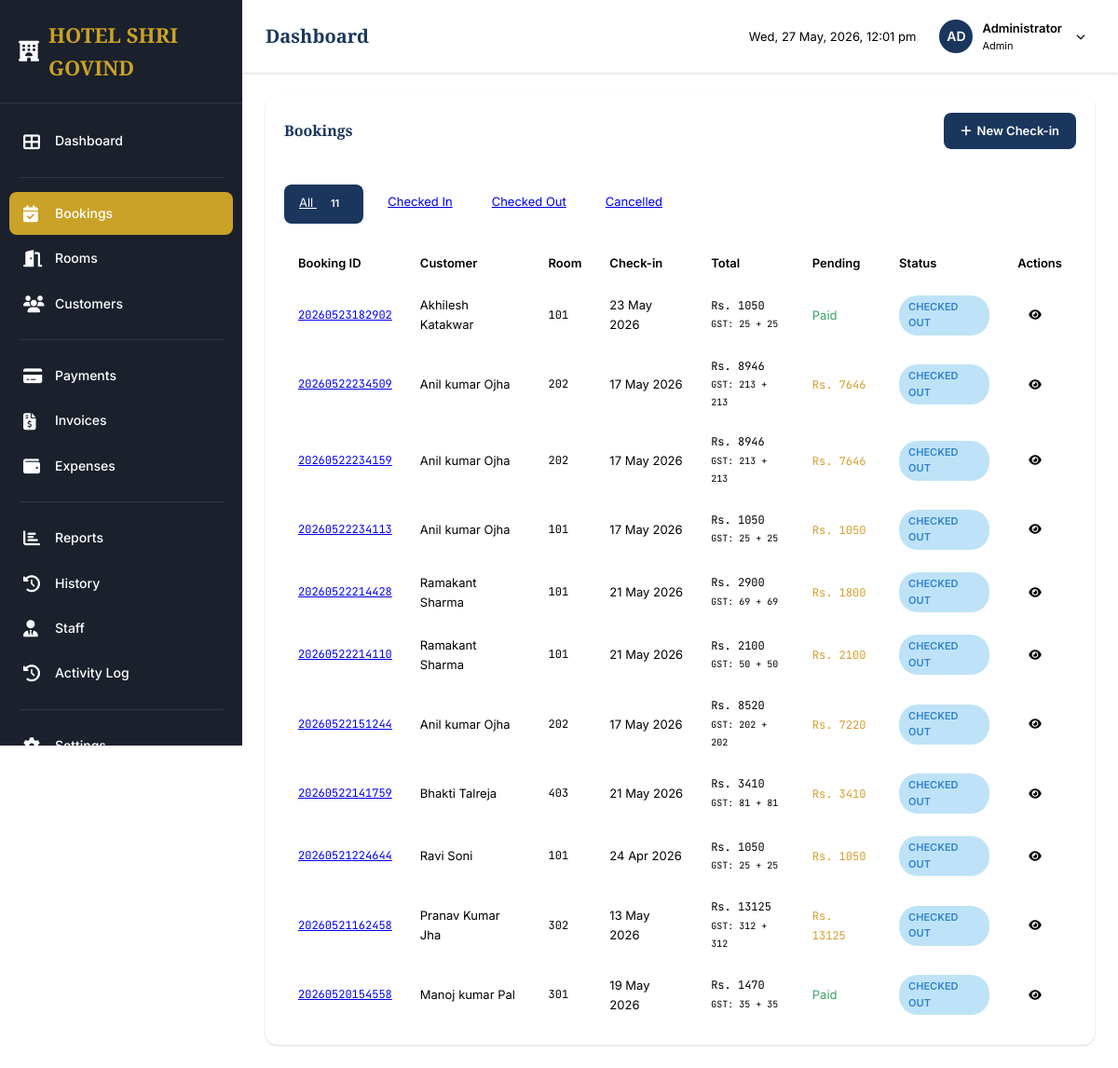
/bookings (signed in), run on the app's committed database.
### app.py (models this page shows, shortened)
class Settings(db.Model):
    __tablename__ = 'settings'
    id = db.Column(db.Integer, primary_key=True)
    key = db.Column(db.String(50), unique=True, nullable=False)
    value = db.Column(db.Text)
    @staticmethod
    def get(key, default=None):
        setting = Settings.query.filter_by(key=key).first()
        return setting.value if setting else default

class Staff(db.Model, UserMixin):
    __tablename__ = 'staff'
    id = db.Column(db.Integer, primary_key=True)
    username = db.Column(db.String(50), unique=True, nullable=False)
    password_hash = db.Column(db.String(255), nullable=False)
    name = db.Column(db.String(100), nullable=False)
    role = db.Column(db.String(20), nullable=False, default='receptionist')
    is_active = db.Column(db.Boolean, default=True)
    created_at = db.Column(db.DateTime, default=datetime.utcnow)
    last_login = db.Column(db.DateTime)
    def is_admin(self):
        return self.role == 'admin'

class Booking(db.Model):
    __tablename__ = 'bookings'
    id = db.Column(db.Integer, primary_key=True)
    booking_id = db.Column(db.String(20), unique=True, nullable=False)
    customer_id = db.Column(db.Integer, db.ForeignKey('customers.id'), nullable=False)
    room_id = db.Column(db.Integer, db.ForeignKey('rooms.id'), nullable=True)
    booking_category = db.Column(db.String(20), default='normal')
    wedding_package = db.Column(db.String(20), nullable=True)
    check_in = db.Column(db.DateTime, nullable=False)
    check_out = db.Column(db.DateTime, nullable=False)
    actual_check_in = db.Column(db.DateTime)
    actual_check_out = db.Column(db.DateTime)
    stay_duration = db.Column(db.Integer, nullable=False)
    number_of_persons = db.Column(db.Integer, default=1)
    gst_mode = db.Column(db.String(20), default='exclude')
    room_charge = db.Column(db.Numeric(10,3), default=0)
    extra_person_charges = db.Column(db.Numeric(10,3), default=0)
    extra_charges = db.Column(db.Numeric(10,3), default=0)
    discount = db.Column(db.Numeric(10,3), default=0)
    subtotal = db.Column(db.Numeric(10,3), default=0)
    gst_rate = db.Column(db.Numeric(5,3), default=5)
    gst_amount = db.Column(db.Numeric(10,3), default=0)
    total_amount = db.Column(db.Numeric(10,3), default=0)
    advance_amount = db.Column(db.Numeric(10,3), default=0)
    pending_amount = db.Column(db.Numeric(10,3), default=0)
    status = db.Column(db.String(20), default='checked_in')
    checked_in_by = db.Column(db.Integer, db.ForeignKey('staff.id'))
    checked_out_by = db.Column(db.Integer, db.ForeignKey('staff.id'))
    billing_name = db.Column(db.String(200))
    company_gst = db.Column(db.String(20))
    company_address = db.Column(db.Text)
    bill_payer_type = db.Column(db.String(20), default='guest')
    payer_name = db.Column(db.String(200))
    payer_phone = db.Column(db.String(20))
    payer_address = db.Column(db.Text)
    notes = db.Column(db.Text)
    purpose_of_visit = db.Column(db.String(50))
    created_at = db.Column(db.DateTime, default=datetime.utcnow)
    checked_in_staff = db.relationship('Staff', foreign_keys=[checked_in_by])
    checked_out_staff = db.relationship('Staff', foreign_keys=[checked_out_by])
    extra_charges_list = db.relationship('ExtraCharge', backref='booking', lazy=True)
    payments = db.relationship('Payment', backref='booking', lazy=True)
    invoice = db.relationship('Invoice', backref='booking', uselist=False)
    accompanying_persons = db.relationship('AccompanyingPerson', backref='booking', lazy=True)

class Customer(db.Model):
    __tablename__ = 'customers'
    id = db.Column(db.Integer, primary_key=True)
    name = db.Column(db.String(100), nullable=False)
    email = db.Column(db.String(100))
    phone = db.Column(db.String(20), nullable=False)
    age = db.Column(db.Integer)
    number_of_children = db.Column(db.Integer, default=0)
    address = db.Column(db.Text)
    id_proof_type = db.Column(db.String(20))
    id_proof_number = db.Column(db.String(50))
    id_proof_file = db.Column(db.String(255))
    total_stays = db.Column(db.Integer, default=0)
    created_at = db.Column(db.DateTime, default=datetime.utcnow)
    bookings = db.relationship('Booking', backref='customer', lazy=True)
    accompanying_persons = db.relationship('AccompanyingPerson', backref='customer', lazy=True, cascade='all, delete-orphan')

class Room(db.Model):
    __tablename__ = 'rooms'
    id = db.Column(db.Integer, primary_key=True)
    room_number = db.Column(db.String(10), unique=True, nullable=False)
    room_type = db.Column(db.String(30), nullable=False)
    price_per_night = db.Column(db.Numeric(10,2), nullable=False)
    status = db.Column(db.String(20), default='available')
    floor = db.Column(db.Integer, default=1)
    amenities = db.Column(db.Text)
    created_at = db.Column(db.DateTime, default=datetime.utcnow)
    bookings = db.relationship('Booking', backref='room', lazy=True)

### app.py (the view)
@app.route('/bookings')
@login_required
def bookings():
    status = request.args.get('status', 'all')
    query = Booking.query.order_by(Booking.created_at.desc())
    if status != 'all':
        query = query.filter_by(status=status)
    bookings_list = query.all()
    for b in bookings_list:
        try:
            _ = b.customer.name if b.customer else None
            _ = b.room.room_number if b.room else None
        except Exception as e:
            print(f"[DEBUG] Error loading relationships for booking {b.booking_id}: {e}")
    return render_template('bookings.html', bookings=bookings_list, status=status)

### app.py (called while the page is built)
@login_manager.user_loader
def load_user(user_id):
    return db.session.get(Staff, int(user_id))

### templates/bookings.html (shortened to what this page needs)
{% extends "base.html" %}
{% block content %}
<div class="card">
    <div class="card-header">
        <h3 class="card-title">Bookings</h3>
        <a href="{{ url_for('new_booking') }}" class="btn btn-primary">
            <i class="fas fa-plus"></i> New Check-in
        </a>
    </div>
    <div class="card-body">
        <div class="filters">
            <a href="{{ url_for('bookings') }}" class="filter-btn {% if not status or status == 'all' %}active{% endif %}">
                All <span class="badge" style="margin-left: 5px;">{{ bookings|length if status == 'all' or not status else '' }}</span>
            </a>
            <a href="{{ url_for('bookings', status='checked_in') }}" class="filter-btn {% if status == 'checked_in' %}active{% endif %}">
                Checked In
            </a>
            <a href="{{ url_for('bookings', status='checked_out') }}" class="filter-btn {% if status == 'checked_out' %}active{% endif %}">
                Checked Out
            </a>
            <a href="{{ url_for('bookings', status='cancelled') }}" class="filter-btn {% if status == 'cancelled' %}active{% endif %}">
                Cancelled
            </a>
        </div>
        {% if bookings %}
        <div class="table-wrapper">
            <table class="data-table">
                <thead>
                    <tr>
                        <th>Booking ID</th>
                        <th>Customer</th>
                        <th>Room</th>
                        <th>Check-in</th>
                        <th>Total</th>
                        <th>Pending</th>
                        <th>Status</th>
                        <th>Actions</th>
                    </tr>
                </thead>
                <tbody>
                    {% for booking in bookings %}
                    {% set customer = booking.customer %}
                    {% set room = booking.room %}
                    <tr>
                        <td class="text-mono">
                            <a href="{{ url_for('booking_detail', booking_id=booking.id) }}">
                                {{ booking.booking_id }}
                            </a>
                        </td>
                        <td>{{ customer.name if customer else 'N/A' }}</td>
                        <td class="text-mono">
                            {% if booking.booking_category == 'wedding' %}
                            <span style="color: var(--accent);">Wedding<br><small>{{ {'all_9_ac': 'All 9 AC', 'all_rooms': 'All Rooms'}.get(booking.wedding_package, '') }}</small></span>
                            {% else %}
                            {{ room.room_number if room else 'N/A' }}
                            {% endif %}
                        </td>
                        <td>
                            {% if booking.actual_check_in %}
                            {{ booking.actual_check_in.strftime('%d %b %Y') }}
                            {% else %}
                            {{ booking.check_in.strftime('%d %b %Y') }}
                            {% endif %}
                        </td>
                        <td class="text-mono">
                            Rs. {{ booking.total_amount|int }}
                            <br><small style="color: var(--gray-500); font-size: 10px;">GST: {{ (booking.gst_amount|float / 2)|int }} + {{ (booking.gst_amount|float / 2)|int }}</small>
                        </td>
                        <td>
                            {% if booking.pending_amount > 0 %}
                            <span class="text-mono" style="color: var(--warning);">Rs. {{ booking.pending_amount|int }}</span>
                            {% else %}
                            <span style="color: var(--success);">Paid</span>
                            {% endif %}
                        </td>
                        <td>
                            <span class="badge badge-{{ 'success' if booking.status == 'checked_in' else 'info' if booking.status == 'checked_out' else 'danger' }}">
                                {{ booking.status|replace('_', ' ')|title }}
                            </span>
                        </td>
                        <td>
                            <a href="{{ url_for('booking_detail', booking_id=booking.id) }}" class="btn btn-sm btn-outline">
                                <i class="fas fa-eye"></i>
                            </a>
                        </td>
                    </tr>
                    {% endfor %}
                </tbody>
            </table>
        </div>
        {% endif %}
    </div>
</div>
{% endblock %}

### templates/partials/sidebar.html (shortened to what this page needs)
<nav class="sidebar">
    <div class="sidebar-header">
        <a href="{{ url_for('dashboard') }}" class="sidebar-logo">
            <i class="fas fa-hotel"></i>
            <span>{{ hotel.name|default('HOTEL SHRI GOVIND') }}</span>
        </a>
    </div>
    <div class="sidebar-nav">
        <div class="nav-item">
            <a href="{{ url_for('dashboard') }}" class="nav-link {% if request.endpoint == 'dashboard' %}active{% endif %}">
                <i class="fas fa-th-large"></i>
                Dashboard
            </a>
        </div>
        <div class="nav-divider"></div>
        <div class="nav-item">
            <a href="{{ url_for('bookings') }}" class="nav-link {% if 'booking' in request.endpoint %}active{% endif %}">
                <i class="fas fa-calendar-check"></i>
                Bookings
            </a>
        </div>
        <div class="nav-item">
            <a href="{{ url_for('rooms') }}" class="nav-link {% if request.endpoint == 'rooms' or 'room' in request.endpoint %}active{% endif %}">
                <i class="fas fa-door-open"></i>
                Rooms
            </a>
        </div>
        <div class="nav-item">
            <a href="{{ url_for('customers') }}" class="nav-link {% if 'customer' in request.endpoint %}active{% endif %}">
                <i class="fas fa-users"></i>
                Customers
            </a>
        </div>
        <div class="nav-divider"></div>
        <div class="nav-item">
            <a href="{{ url_for('payments') }}" class="nav-link {% if request.endpoint == 'payments' %}active{% endif %}">
                <i class="fas fa-credit-card"></i>
                Payments
            </a>
        </div>
        <div class="nav-item">
            <a href="{{ url_for('invoices') }}" class="nav-link {% if 'invoice' in request.endpoint %}active{% endif %}">
                <i class="fas fa-file-invoice-dollar"></i>
                Invoices
            </a>
        </div>
        <div class="nav-item">
            <a href="{{ url_for('expenses') }}" class="nav-link {% if request.endpoint == 'expenses' %}active{% endif %}">
                <i class="fas fa-wallet"></i>
                Expenses
            </a>
        </div>
        <div class="nav-divider"></div>
        <div class="nav-item">
            <a href="{{ url_for('reports') }}" class="nav-link {% if request.endpoint == 'reports' or 'report' in request.endpoint %}active{% endif %}">
                <i class="fas fa-chart-bar"></i>
                Reports
            </a>
        </div>
        <div class="nav-item">
            <a href="{{ url_for('history') }}" class="nav-link {% if request.endpoint == 'history' %}active{% endif %}">
                <i class="fas fa-history"></i>
                History
            </a>
        </div>
        {% if current_user.is_admin() %}
        <div class="nav-item">
            <a href="{{ url_for('staff') }}" class="nav-link {% if 'staff' in request.endpoint %}active{% endif %}">
                <i class="fas fa-user-tie"></i>
                Staff
            </a>
        </div>
        <div class="nav-item">
            <a href="{{ url_for('activity_log') }}" class="nav-link {% if request.endpoint == 'activity_log' %}active{% endif %}">
                <i class="fas fa-history"></i>
                Activity Log
            </a>
        </div>
        {% endif %}
        <div class="nav-divider"></div>
        <div class="nav-item">
            <a href="{{ url_for('settings') }}" class="nav-link {% if request.endpoint == 'settings' %}active{% endif %}">
                <i class="fas fa-cog"></i>
                Settings
            </a>
        </div>
    </div>
</nav>

### templates/partials/topnav.html (shortened to what this page needs)
<nav class="top-nav">
    <div class="top-nav-left">
        <h1 class="page-title">{% block page_title %}Dashboard{% endblock %}</h1>
    </div>
    <div class="top-nav-right">
        <span class="nav-time" id="current-time">
        </span>
        <div class="user-dropdown">
            <div class="user-avatar">
                {{ current_user.name[:2].upper() }}
            </div>
            <div class="user-info">
                <div class="user-name">{{ current_user.name }}</div>
                <div class="user-role">{{ current_user.role|title }}</div>
            </div>
            <i class="fas fa-chevron-down" style="color: var(--gray-400); font-size: 10px; margin-left: 5px;"></i>
        </div>
    </div>
</nav>

### data on the page
Settings: name "HOTEL SHRI GOVIND"
Staff: name "AD", name "Administrator", role "Admin"
Booking: booking_id "20260523182902", actual_check_in "23 May 2026", total_amount "1050", (booking.gst_amount|float/2)|int "25", pending_amount "Paid", status "CHECKED OUT"
Customer: name "Akhilesh Katakwar"
Room: room_number "101"
Booking: booking_id "20260522234509", actual_check_in "17 May 2026", total_amount "8946", (booking.gst_amount|float/2)|int "213", pending_amount "7646", status "CHECKED OUT"
Customer: name "Anil kumar Ojha"
Room: room_number "202"
Booking: booking_id "20260522234159", actual_check_in "17 May 2026", total_amount "8946", (booking.gst_amount|float/2)|int "213", pending_amount "7646", status "CHECKED OUT"
Booking: booking_id "20260522234113", actual_check_in "17 May 2026", total_amount "1050", (booking.gst_amount|float/2)|int "25", pending_amount "1050", status "CHECKED OUT"
Booking: booking_id "20260522214428", actual_check_in "21 May 2026", total_amount "2900", (booking.gst_amount|float/2)|int "69", pending_amount "1800", status "CHECKED OUT"
Customer: name "Ramakant Sharma"
Booking: booking_id "20260522214110", actual_check_in "21 May 2026", total_amount "2100", (booking.gst_amount|float/2)|int "50", pending_amount "2100", status "CHECKED OUT"
Booking: booking_id "20260522151244", actual_check_in "17 May 2026", total_amount "8520", (booking.gst_amount|float/2)|int "202", pending_amount "7220", status "CHECKED OUT"
Booking: booking_id "20260522141759", actual_check_in "21 May 2026", total_amount "3410", (booking.gst_amount|float/2)|int "81", pending_amount "3410", status "CHECKED OUT"
Customer: name "Bhakti Talreja"
Room: room_number "403"
Booking: booking_id "20260521224644", actual_check_in "24 Apr 2026", total_amount "1050", (booking.gst_amount|float/2)|int "25", pending_amount "1050", status "CHECKED OUT"
Customer: name "Ravi Soni"
Booking: booking_id "20260521162458", actual_check_in "13 May 2026", total_amount "13125", (booking.gst_amount|float/2)|int "312", pending_amount "13125", status "CHECKED OUT"
Customer: name "Pranav Kumar Jha"
Room: room_number "302"
Booking: booking_id "20260520154558", actual_check_in "19 May 2026", total_amount "1470", (booking.gst_amount|float/2)|int "35", pending_amount "Paid", status "CHECKED OUT"
Customer: name "Manoj kumar Pal"
Room: room_number "301"

### other printed values
{{ bookings|length if status == 'all' or not status else '' }} "11"
